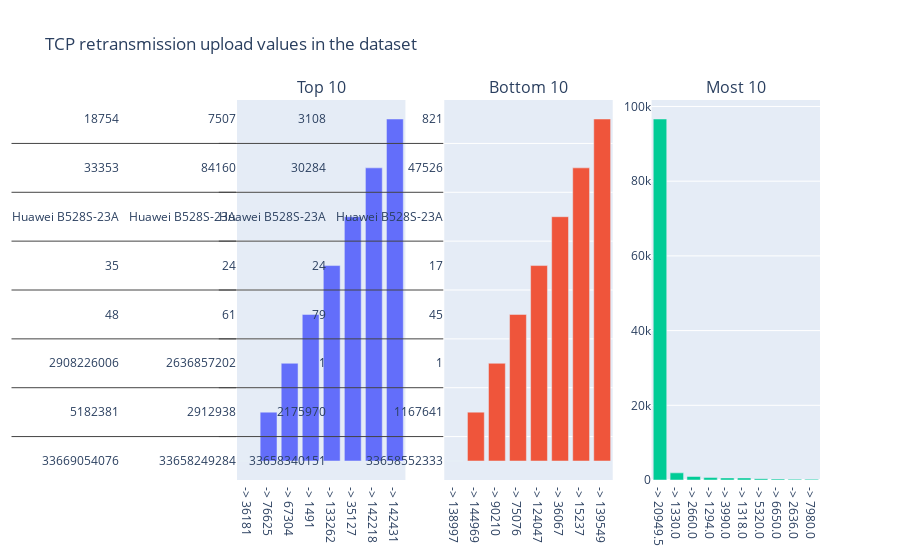

This figure's notebook cell:
### Code cell
plotly_multi_hist([top_10_ul, bot_10_ul, freq_10_ul], 1, 3, "TCP retransmission upload values in the dataset", ['Top 10', 'Bottom 10', 'Most 10'])

### Figure 1 — Plotly figure (JSON) as saved in the notebook; plotly's stock layout.template omitted (floating-point values rounded to 4 significant figures)
{"data": [{"type": "bar", "x": ["-> 36181", "-> 76625", "-> 67304", "-> 1491", "-> 133262", "-> 35127", "-> 142218", "-> 142431", "-> 66068", "-> 1369"], "xaxis": "x", "y": [[33669054076, 5182381, 2908226006, 48, 35, "Huawei B528S-23A", 33353, 18754], [33658249284, 2912938, 2636857202, 61, 24, "Huawei B528S-23A", 84160, 7507], [33763588772, 9213923, 2455599840, 50, 24, "Huawei B528S-23A", 58997, 6247], [33669054076, 352815, 2260359347, 50, 28, "Huawei B528S-23A", 36938, 18810], [33664698321, 323300754, 1751383517, 312, 52, "Huawei B528S-23A", 63163, 6778], [33665090461, 149425717, 1727810000, 42, 39, "Huawei B528S-23A", 144177, 37662], [33760918898, 2089389, 1237861906, 115, 19, "Huawei B528S-23A", 32254, 10409], [33661679531, 122224, 794825766, 32, 9, "Huawei B528S-23A", 39624, 13541], [33698382849, 282503545, 719571807, 125, 167, "Huawei B528S-23A", 42256, 20965], [33668446094, 3076798, 526246337, 178, 495, "Huawei B528S-23A", 17917, 12905]], "yaxis": "y"}, {"type": "bar", "x": ["-> 138997", "-> 144969", "-> 90210", "-> 75076", "-> 124047", "-> 36067", "-> 15237", "-> 139549", "-> 78672", "-> 38380"], "xaxis": "x2", "y": [[33658340151, 2175970, 1, 79, 24, "Huawei B528S-23A", 30284, 3108], [33658552333, 1167641, 1, 45, 17, "Huawei B528S-23A", 47526, 821], [33782587773, 7505983, 1, 57, 12, "Spa Condor Elect. Plume L2", 73997, 2532], [33665674774, 8001, 1, 62, 19, "Huawei B528S-23A", 25732, 635], [33658552333, 256358, 1, 46, 14, "Huawei B528S-23A", 43005, 900], [33762067105, 25425, 1, 40, 27, "Huawei B528S-23A", 22163, 478], [33668086182, 112927, 1, 39, 6, "Tp-Link Technolo. Tl-Mr6400", 14731, 700], [33664736698, 279510, 1, 112, 21, "Huawei B528S-23A", 32179, 1081], [33763188980, 52852177, 1, 70, 13, "Huawei B528S-23A", 47745, 1113], [33665743237, 9310, 1, 43, 32, "Huawei B528S-23A", 17540, 15000]], "yaxis": "y2"}, {"type": "bar", "x": ["-> 20949.5", "-> 1330.0", "-> 2660.0", "-> 1294.0", "-> 3990.0", "-> 1318.0", "-> 5320.0", "-> 6650.0", "-> 2636.0", "-> 7980.0"], "xaxis": "x3", "y": [96648, 1910, 937, 651, 548, 545, 366, 271, 234, 219], "yaxis": "y3"}], "layout": {"annotations": [{"font": {"size": 16}, "showarrow": false, "text": "Top 10", "x": 0.1444, "xanchor": "center", "xref": "paper", "y": 1, "yanchor": "bottom", "yref": "paper"}, {"font": {"size": 16}, "showarrow": false, "text": "Bottom 10", "x": 0.5, "xanchor": "center", "xref": "paper", "y": 1, "yanchor": "bottom", "yref": "paper"}, {"font": {"size": 16}, "showarrow": false, "text": "Most 10", "x": 0.8556, "xanchor": "center", "xref": "paper", "y": 1, "yanchor": "bottom", "yref": "paper"}], "showlegend": false, "title": {"text": "TCP retransmission upload values in the dataset"}, "xaxis": {"anchor": "y", "domain": [0, 0.2889]}, "xaxis2": {"anchor": "y2", "domain": [0.3556, 0.6444]}, "xaxis3": {"anchor": "y3", "domain": [0.7111, 1]}, "yaxis": {"anchor": "x", "domain": [0, 1]}, "yaxis2": {"anchor": "x2", "domain": [0, 1]}, "yaxis3": {"anchor": "x3", "domain": [0, 1]}}}
